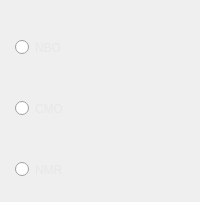
                    <widget class="QWidget" name="page_gaussian">
                     <property name="styleSheet">
                      <string notr="true">QWidget#page_gaussian{
background-color: rgb(39, 60, 84);
color:rgb(255, 68, 0);
}</string>
                     </property>
                     <layout class="QVBoxLayout" name="verticalLayout_8">
                      <property name="leftMargin">
                       <number>15</number>
                      </property>
                      <property name="topMargin">
                       <number>0</number>
                      </property>
                      <property name="rightMargin">
                       <number>0</number>
                      </property>
                      <property name="bottomMargin">
                       <number>0</number>
                      </property>
                      <item>
                       <layout class="QVBoxLayout" name="verticalLayout_5">
                        <item>
                         <spacer name="verticalSpacer_11">
                          <property name="orientation">
                           <enum>Qt::Vertical</enum>
                          </property>
                          <property name="sizeHint" stdset="0">
                           <size>
                            <width>20</width>
                            <height>40</height>
                           </size>
                          </property>
                         </spacer>
                        </item>
                        <item>
                         <widget class="QRadioButton" name="gaussian_nbo_radio">
                          <property name="styleSheet">
                           <string notr="true">QRadioButton{
font: 12pt &quot;Microsoft YaHei UI Light&quot;;
color: rgb(231, 231, 231);}

QRadioButton:indicator:checked{
border-radius:6px;
background-color: qlineargradient(spread:pad, x1:0, y1:1, x2:0, y2:0, stop:0 rgb(53, 156, 230), stop:1 rgb(55, 119, 222));
border: 0.7px solid white;
}</string>
                          </property>
                          <property name="text">
                           <string>NBO</string>
                          </property>
                         </widget>
                        </item>
                        <item>
                         <spacer name="verticalSpacer_10">
                          <property name="orientation">
                           <enum>Qt::Vertical</enum>
                          </property>
                          <property name="sizeHint" stdset="0">
                           <size>
                            <width>20</width>
                            <height>40</height>
                           </size>
                          </property>
                         </spacer>
                        </item>
                        <item>
                         <widget class="QRadioButton" name="gaussian_cmo_radio">
                          <property name="styleSheet">
                           <string notr="true">QRadioButton{
font: 12pt &quot;Microsoft YaHei UI Light&quot;;
color: rgb(231, 231, 231);}

QRadioButton:indicator:checked{
border-radius:6px;
background-color: qlineargradient(spread:pad, x1:0, y1:1, x2:0, y2:0, stop:0 rgb(53, 156, 230), stop:1 rgb(55, 119, 222));
border: 0.7px solid white;
}</string>
                          </property>
                          <property name="text">
                           <string>CMO</string>
                          </property>
                         </widget>
                        </item>
                        <item>
                         <spacer name="verticalSpacer_9">
                          <property name="orientation">
                           <enum>Qt::Vertical</enum>
                          </property>
                          <property name="sizeHint" stdset="0">
                           <size>
                            <width>20</width>
                            <height>40</height>
                           </size>
                          </property>
                         </spacer>
                        </item>
                        <item>
                         <widget class="QRadioButton" name="gaussian_nmr_radio">
                          <property name="styleSheet">
                           <string notr="true">QRadioButton{
font: 12pt &quot;Microsoft YaHei UI Light&quot;;
color: rgb(231, 231, 231);}

QRadioButton:indicator:checked{
border-radius:6px;
background-color: qlineargradient(spread:pad, x1:0, y1:1, x2:0, y2:0, stop:0 rgb(53, 156, 230), stop:1 rgb(55, 119, 222));
border: 0.7px solid white;
}</string>
                          </property>
                          <property name="text">
                           <string>NMR</string>
                          </property>
                         </widget>
                        </item>
                        <item>
                         <spacer name="verticalSpacer_12">
                          <property name="orientation">
                           <enum>Qt::Vertical</enum>
                          </property>
                          <property name="sizeType">
                           <enum>QSizePolicy::Expanding</enum>
                          </property>
                          <property name="sizeHint" stdset="0">
                           <size>
                            <width>20</width>
                            <height>25</height>
                           </size>
                          </property>
                         </spacer>
                        </item>
                       </layout>
                      </item>
                     </layout>
                    </widget>
